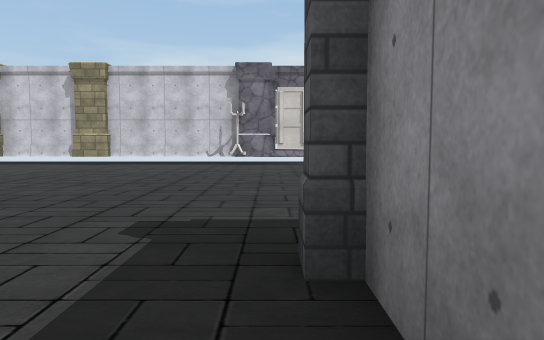
View 1 (above)

24 first-person views from a walk through a Unity game level. The camera is 1.2 m above the floor, tilts 4° down and sees 70° across. The floor is counted in squares, 2 m on a side. Each view is taken from the middle of a square. On the plan, view 1 faces up. The plan holds only what a view shows up to about 11 squares ahead; the rest is blank. The place goes on beyond the plan. Some surface patterns are stand-ins.

View 2
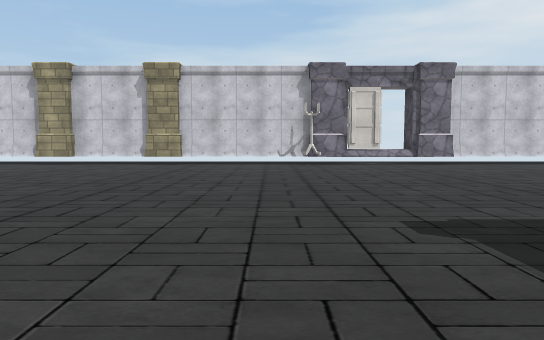

View 3
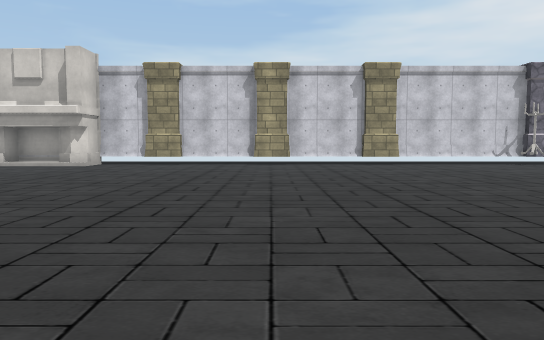

View 4
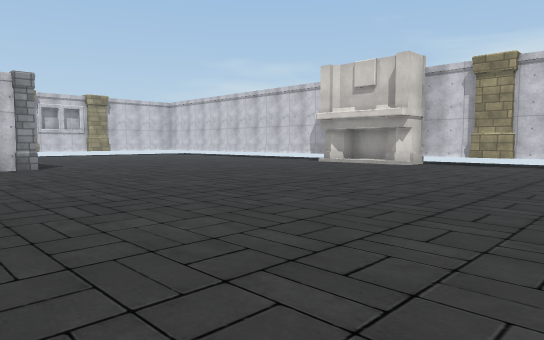

View 5
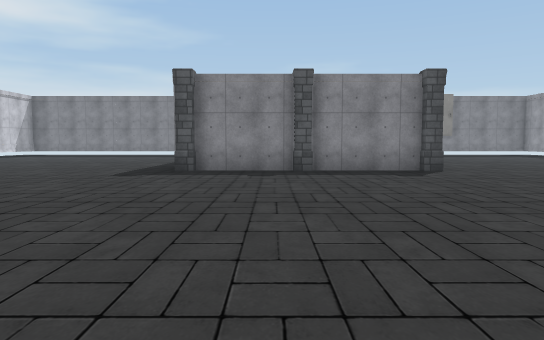

View 6
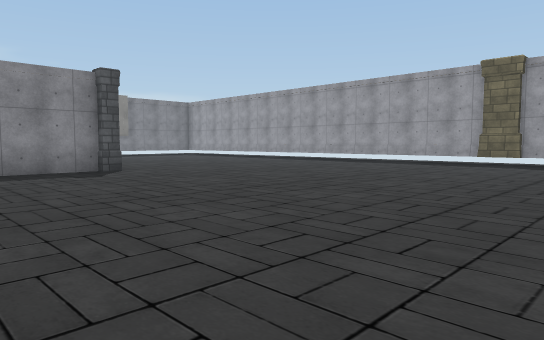

View 7
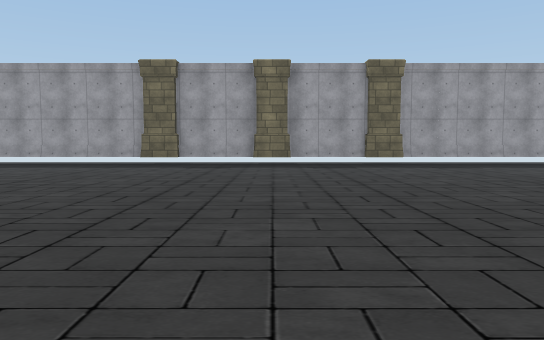

View 8
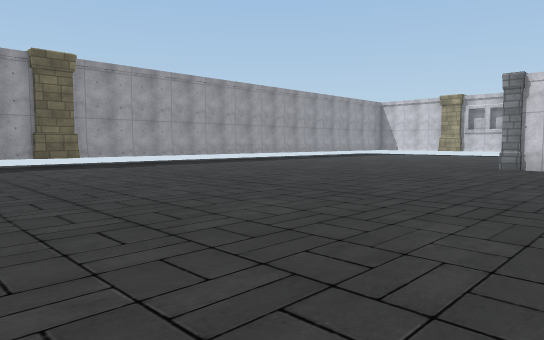

View 9
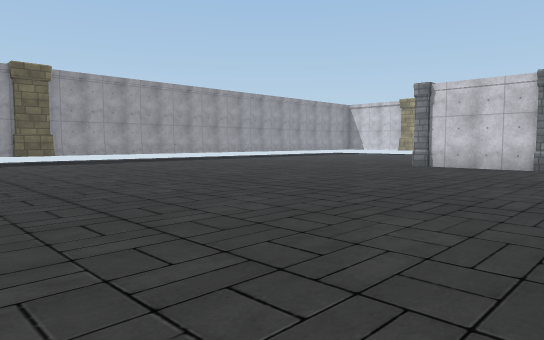

View 10
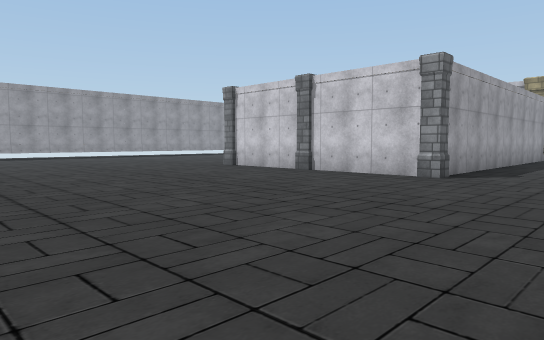

View 11
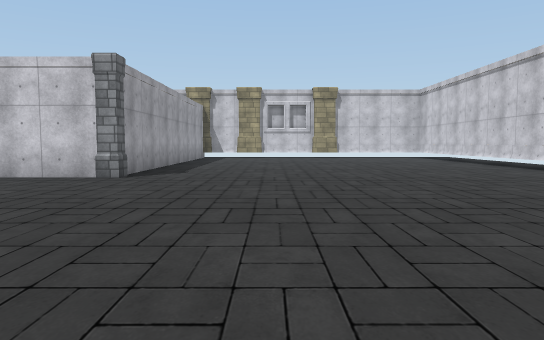

View 12
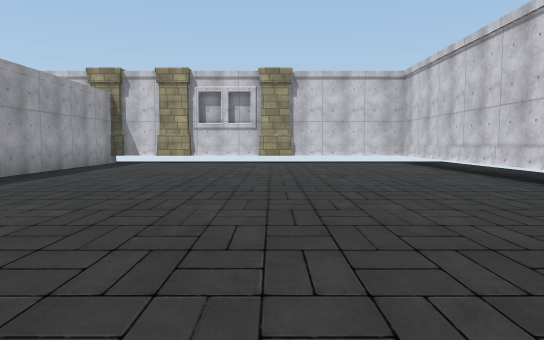

View 13
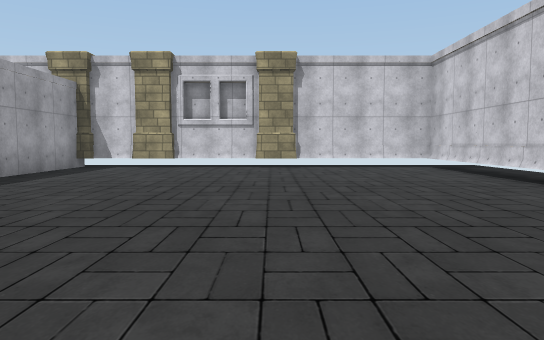

View 14
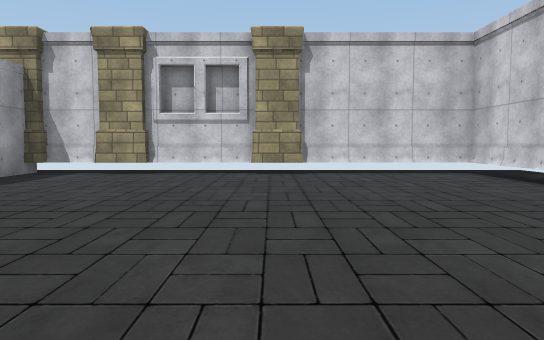

View 15
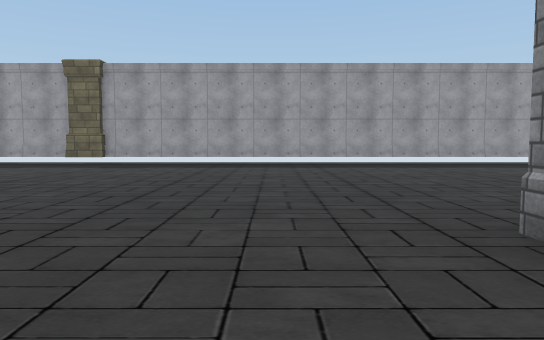

View 16
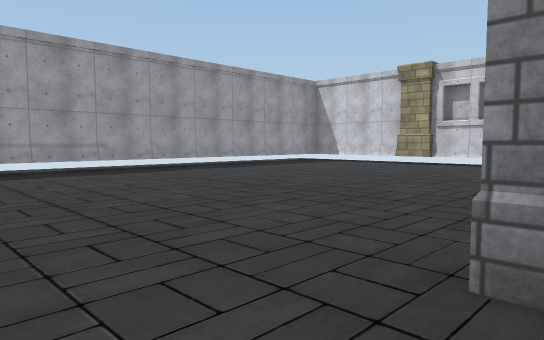

View 17
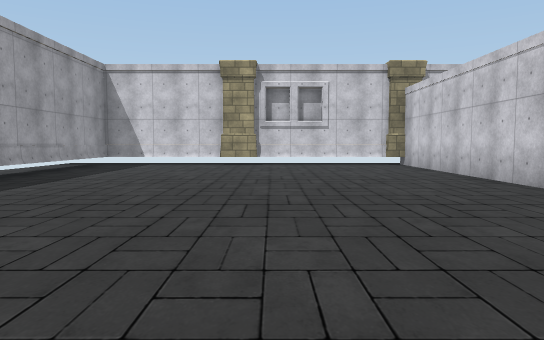

View 18
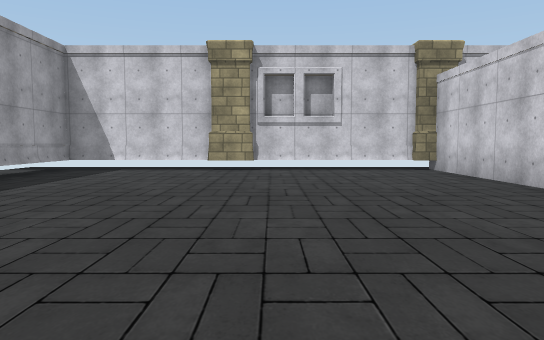

View 19
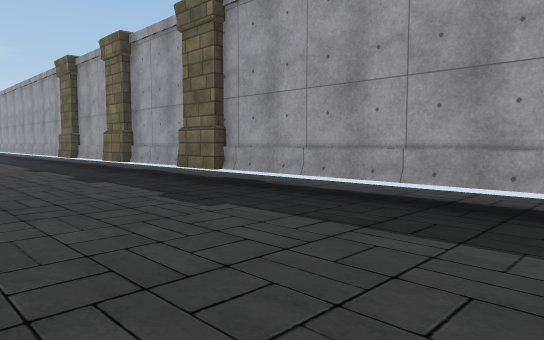

View 20
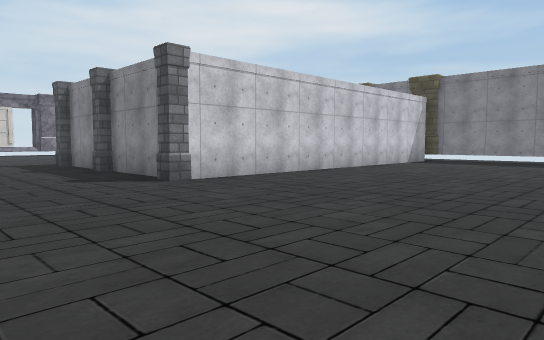

View 21
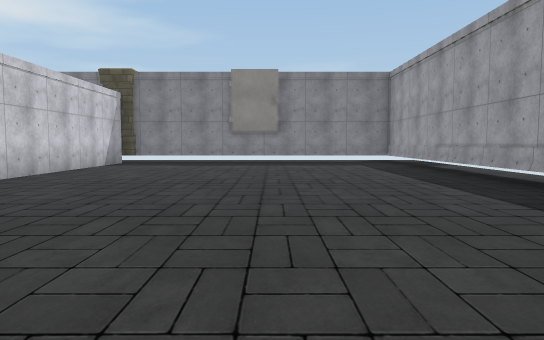

View 22
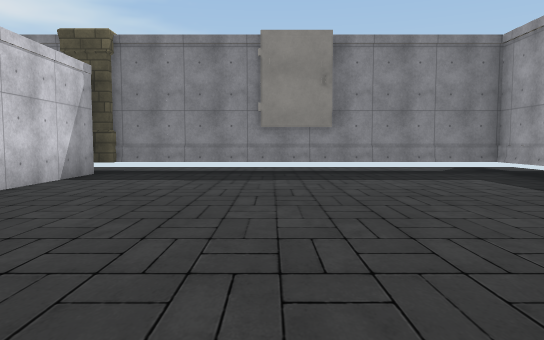

View 23
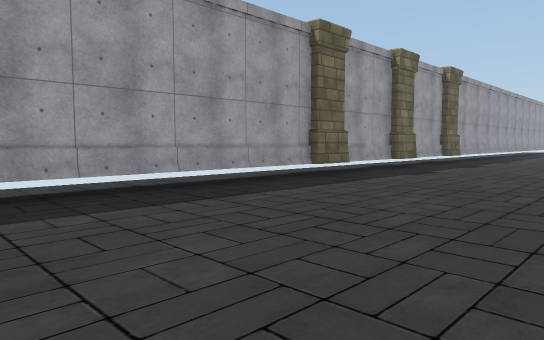

View 24
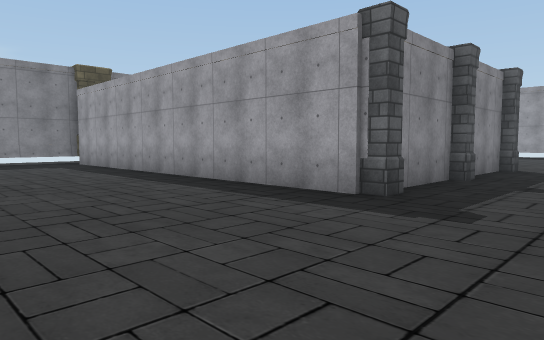

### Floor plan
Points are (right, up) in squares from view 1. A wall is a line through its corners. A room is listed if a view was taken in it or the views show most of it. See-through windows are left out.
Room 1 (views 1, 2, 3, 4, 5, 6, 7, 8, 9, 10, 11, 12, 13, 14, 15, 16, 17, 18, 19, 20, 21, 22, 23, 24)
walls: (-17.7, 1.6) (-17.7, -2.5); (0.4, -3.2) (0.4, 2.1) (9.5, 2.1); (-21, -3.6) (-26.7, -3.6) (-26.7, -11.5) (0.2, -11.5); (-0.9, 10.9) (-15, 10.9); (0, 10.7) (-1, 10.7); (-19.3, 10.9) (-26.7, 10.9) (-26.7, 2.5); (2.1, 10.9) (-0.1, 10.9); (3, 10.7) (2, 10.7); (3, -11.5) (9.8, -11.5) (9.8, -3.8); (-26.9, 2.1) (-18.4, 2.1); (5.6, 10.9) (3, 10.9); (9.5, -3.6) (0.5, -3.6); (9.8, 2.1) (9.8, 4)
objects: pillar (-27, -8); pillar (-27, 4); pillar (-27, 7); pillar (-18, -3); pillar (-18, -1); pillar (-18, 2); other object (-13, 10) to (-13, 11); pillar (-11, -12); pillar (-11, 11) to (-11, 12); pillar (-8, -12); pillar (-8, 11) to (-8, 12); pillar (-5, -12); pillar (-5, 11) to (-5, 12); other object (-1, 10); pillar (0, -3); pillar (0, -1); pillar (0, 2)

Where each view was taken, in squares from view 1:
view 1: 0 up, 0 right, facing up
view 2: 0 up, 2 left, facing up
view 3: 0 up, 8 left, facing up
view 4: 0 up, 8 left, facing up-left
view 5: 0 up, 8 left, facing right
view 6: 0 up, 8 left, facing down-right
view 7: 1 down, 8 left, facing down
view 8: 1 down, 8 left, facing down-left
view 9: 1 up, 8 left, facing down-left
view 10: 5 up, 11 left, facing down-left
view 11: 5 up, 11 left, facing left
view 12: 7 up, 15 left, facing left
view 13: 7 up, 17 left, facing left
view 14: 7 up, 19 left, facing left
view 15: 1 down, 16 left, facing down
view 16: 3 down, 16 left, facing down-left
view 17: 7 down, 16 left, facing left
view 18: 7 down, 18 left, facing left
view 19: 8 down, 16 left, facing down-right
view 20: 9 down, 3 left, facing up-right
view 21: 8 down, 2 left, facing right
view 22: 7 down, 2 right, facing right
view 23: 7 down, 1 right, facing down-left
view 24: 6 up, 2 left, facing down-right
